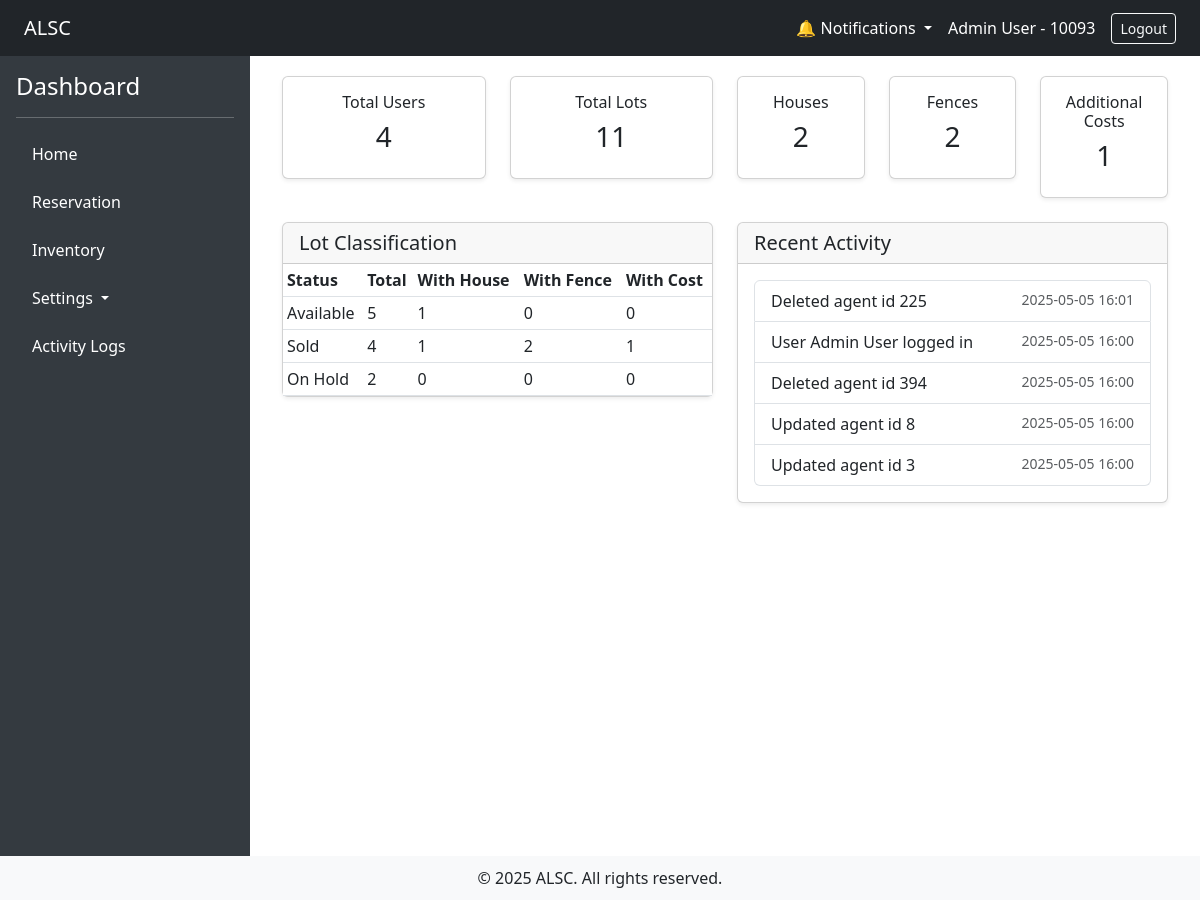
The app's page /dashboard/index (signed in), older data.
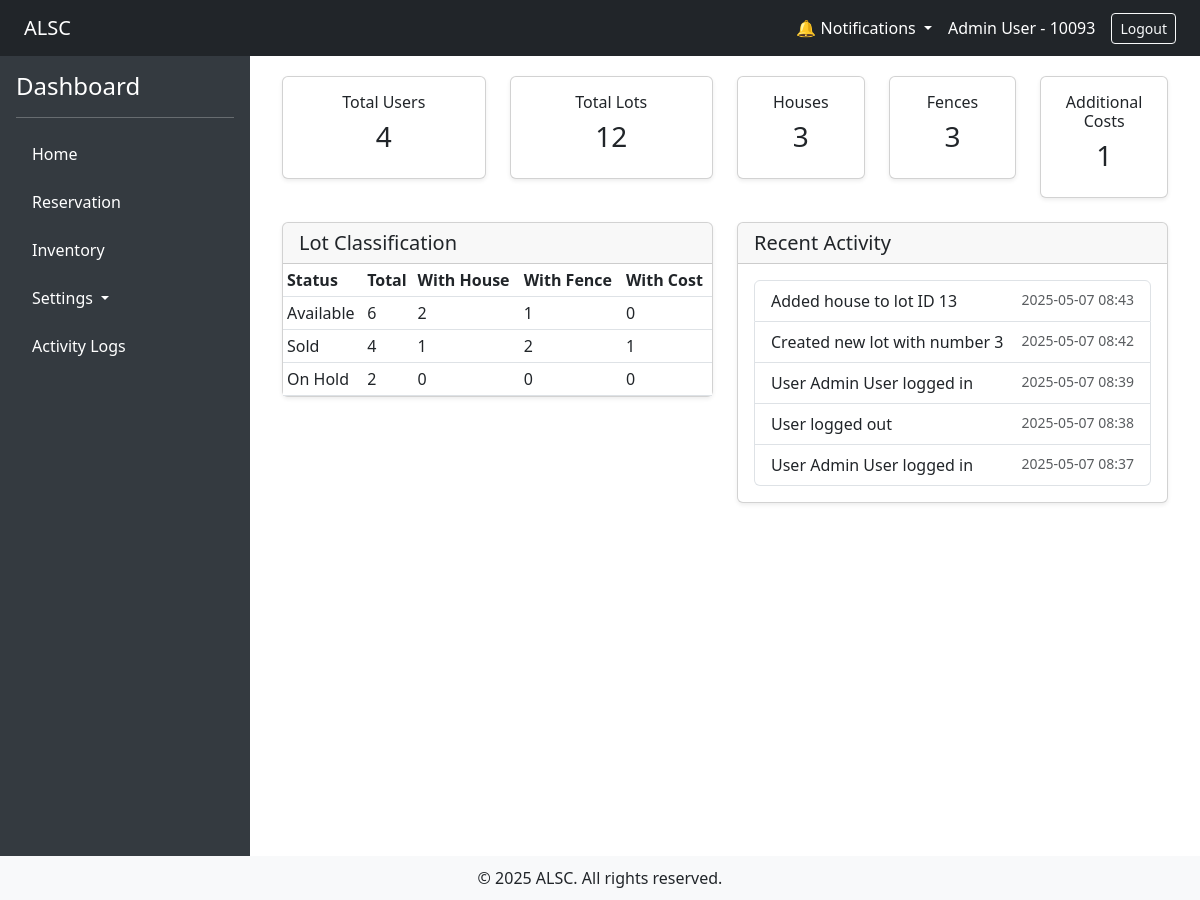
The same page, newer data.
### tables this page shows
CREATE TABLE `activity_logs` (
  `id` int(11) NOT NULL,
  `user_id` int(11) DEFAULT NULL,
  `action` varchar(255) DEFAULT NULL,
  `module` varchar(255) DEFAULT NULL,
  `description` text DEFAULT NULL,
  `created_at` datetime DEFAULT current_timestamp()
);

CREATE TABLE `fences` (
  `id` int(11) NOT NULL,
  `lot_id` int(11) NOT NULL,
  `fence_type` varchar(100) DEFAULT NULL,
  `material` varchar(100) DEFAULT NULL,
  `length` decimal(10,2) DEFAULT NULL,
  `cost` decimal(10,2) DEFAULT NULL,
  `remarks` text DEFAULT NULL
);

### app/controllers/dashboard_controller.php (called while the page is built, shortened)
<?php
require_once __DIR__ . '/../models/Lot.php';
require_once __DIR__ . '/../models/House.php';
require_once __DIR__ . '/../models/Fence.php';
require_once __DIR__ . '/../models/AdditionalCost.php';
require_once __DIR__ . '/../models/ActivityLog.php';
class Dashboard extends Controller
{
    public function index()
    {
        $totalLots = Lot::count();
        $totalHouses = House::count();
        $totalFences = Fence::count();
        $totalAddCosts = AdditionalCost::count();
        $lots = Lot::all();
        $classifiedLots = [
            'Available' => [
                'total' => 0,
                'withHouse' => 0,
                'withFence' => 0,
                'withAddCost' => 0
            ],
            'Sold' => [
                'total' => 0,
                'withHouse' => 0,
                'withFence' => 0,
                'withAddCost' => 0
            ],
            'On Hold' => [
                'total' => 0,
                'withHouse' => 0,
                'withFence' => 0,
                'withAddCost' => 0
            ],
        ];
        foreach ($lots as $lot) {
            $hasFence = Fence::findByLot($lot->id) ? true : false;
        }
        $activityLogs = ActivityLog::recent_logs();
        return $this->view('dashboard/index', compact('totalUsers', 'totalLots', 'totalHouses', 'totalFences', 'totalAddCosts', 'classifiedLots', 'activityLogs'));
    }
}

### app/core/App.php (called while the page is built, shortened)
<?php
class App
{
    protected $method = 'index';
    public function __construct()
    {
        $url = $this->parseUrl();
        if ($url) {
            if (file_exists(__DIR__ . '/../controllers/' . $url[0] . '_controller.php')) {
                unset($url[0]);
            }
        }
        $this->controller = new $this->controller;
        if (isset($url[1])) {
            if (method_exists($this->controller, $url[1])) {
                $this->method = $url[1];
                unset($url[1]);
            }else $this->method = "notfound";
        }
        $this->params = $url ? array_values($url) : [];
        call_user_func_array([$this->controller, $this->method], $this->params);
    }
    public function parseUrl()
    {
        if (isset($_GET['url'])) {
            return explode('/', filter_var(rtrim($_GET['url'], '/'), FILTER_SANITIZE_URL));
        }
    }
}

### index.php (called while the page is built, shortened)
<?php
$app = new App;

### app/config/Connection.php (called while the page is built, shortened)
<?php
class Connection
{
    private static $instance;
    private $conn;
    public function __construct()
    {
        try {
            $dbh = "mysql:host=". DB_HOST .";dbname=". DB_NAME ;
            $this->conn = new PDO($dbh, DB_USER , DB_PASS);
            $this->conn->setAttribute(PDO::ATTR_ERRMODE, PDO::ERRMODE_EXCEPTION);
        } catch (PDOException $e) {
            echo "Connection failed: " . $e->getMessage();
        }
    }
    public static function getInstance()
    {
        if (!self::$instance) {
            self::$instance = new Connection();
        }
        return self::$instance;
    }
    public function getConnection()
    {
        return $this->conn;
    }
}

### app/models/Lot.php (called while the page is built, shortened)
<?php
require_once __DIR__ . '/../core/Model.php';
class Lot extends Model
{
    public static function count()
    {
        $instance = new static();
        $stmt = $instance->db->query("SELECT COUNT(*) FROM lots");
        return $stmt->fetchColumn();
    }
    public static function all()
    {
        $instance = new static();
        $stmt = $instance->db->prepare("SELECT * FROM lots ORDER BY id DESC");
        $stmt->execute();
        return $stmt->fetchAll(PDO::FETCH_OBJ);
    }
}

### app/core/Model.php (called while the page is built, shortened)
<?php
class Model
{
    public function __construct()
    {
        $this->db = Connection::getInstance()->getConnection();
    }
}

### app/models/House.php (called while the page is built, shortened)
<?php
require_once __DIR__ . '/../core/Model.php';
class House extends Model
{
    public static function count()
    {
        $instance = new static();
        $stmt = $instance->db->query("SELECT COUNT(*) FROM houses");
        return $stmt->fetchColumn();
    }
}

### app/models/Fence.php (called while the page is built, shortened)
<?php
require_once __DIR__ . '/../core/Model.php';
class Fence extends Model
{
    public static function count()
    {
        $instance = new static();
        $stmt = $instance->db->query("SELECT COUNT(*) FROM fences");
        return $stmt->fetchColumn();
    }
    public static function findByLot($lot_id)
    {
        $instance = new static();
        $stmt = $instance->db->prepare("SELECT * FROM fences WHERE lot_id = ?");
        $stmt->execute([$lot_id]);
        return $stmt->fetch(PDO::FETCH_OBJ);
    }
}

### app/models/AdditionalCost.php (called while the page is built, shortened)
<?php
require_once __DIR__ . '/../core/Model.php';
class AdditionalCost extends Model
{
    public static function count()
    {
        $instance = new static();
        $stmt = $instance->db->query("SELECT COUNT(*) FROM additional_costs");
        return $stmt->fetchColumn();
    }
}

### app/models/ActivityLog.php (called while the page is built, shortened)
<?php
require_once __DIR__ . '/../core/Model.php';
class ActivityLog extends Model
{
    public static function recent_logs()
    {
        $instance = new static();
        $stmt = $instance->db->prepare("SELECT * FROM activity_logs ORDER BY created_at DESC LIMIT 5");
        $stmt->execute();
        $logs = $stmt->fetchAll(PDO::FETCH_ASSOC);
        return $logs;
    }
}

### app/views/dashboard/index.php (the view, shortened to what the changed rows need)
<div class="container-fluid">
    <div class="row">
        <div class="col-md-3">
            <div class="card shadow-sm mb-4">
                <div class="card-body text-center">
                    <h6 class="card-title">Total Lots</h6>
                    <h3><?= $totalLots ?></h3>
                </div>
            </div>
        </div>
        <div class="col-md-2">
            <div class="card shadow-sm mb-4">
                <div class="card-body text-center">
                    <h6 class="card-title">Houses</h6>
                    <h3><?= $totalHouses ?></h3>
                </div>
            </div>
        </div>
        <div class="col-md-2">
            <div class="card shadow-sm mb-4">
                <div class="card-body text-center">
                    <h6 class="card-title">Fences</h6>
                    <h3><?= $totalFences ?></h3>
                </div>
            </div>
        </div>
        <div class="col-md-2">
            <div class="card shadow-sm mb-4">
                <div class="card-body text-center">
                    <h6 class="card-title">Additional Costs</h6>
                    <h3><?= $totalAddCosts ?></h3>
                </div>
            </div>
        </div>
        <div class="col-md-6">
            <div class="card shadow-sm mb-4">
                <div class="card-body p-0">
                    <table class="table table-sm mb-0">
                        <thead>
                            <tr>
                                <th>Status</th>
                                <th>Total</th>
                                <th>With House</th>
                                <th>With Fence</th>
                                <th>With Cost</th>
                            </tr>
                        </thead>
                        <tbody>
                            <tr>
                                <td>Available</td>
                                <td><?= $classifiedLots['Available']['total'] ?></td>
                                <td><?= $classifiedLots['Available']['withHouse'] ?></td>
                                <td><?= $classifiedLots['Available']['withFence'] ?></td>
                                <td><?= $classifiedLots['Available']['withAddCost'] ?></td>
                            </tr>
                        </tbody>
                    </table>
                </div>
            </div>
        </div>
        <div class="col-md-6">
            <div class="card shadow-sm mb-4">
                <div class="card-body">
                    <ul class="list-group">
                        <?php if (empty($activityLogs)): ?>
                            <li class="list-group-item">No recent activity found.</li>
                        <?php else: ?>
                            <?php foreach ($activityLogs as $log): ?>
                                <li class="list-group-item d-flex justify-content-between">
                                    <span><?= htmlspecialchars($log['description']) ?></span>
                                    <small class="text-muted"><?= date('Y-m-d H:i', strtotime($log['created_at'])) ?></small>
                                </li>
                            <?php endforeach; ?>
                        <?php endif; ?>
                    </ul>
                </div>
            </div>
        </div>
    </div>
</div>

Row changes from the older to the newer data that the page shows:
no longer on this page (row unchanged): activity_logs: description "Deleted agent id 225", created_at "2025-05-05 16:01"
no longer on this page (row unchanged): activity_logs: description "User Admin User logged in", created_at "2025-05-05 16:00"
no longer on this page (row unchanged): activity_logs: description "Deleted agent id 394", created_at "2025-05-05 16:00"
no longer on this page (row unchanged): activity_logs: description "Updated agent id 8", created_at "2025-05-05 16:00"
no longer on this page (row unchanged): activity_logs: description "Updated agent id 3", created_at "2025-05-05 16:00"
now on this page (row unchanged): fences: lot "12", id "3", material "1"
added activity_logs: description "Added house to lot ID 13", created_at "2025-05-07 08:43"
added activity_logs: description "Created new lot with number 3", created_at "2025-05-07 08:42"
added activity_logs: description "User Admin User logged in", created_at "2025-05-07 08:39"
added activity_logs: description "User logged out", created_at "2025-05-07 08:38"
added activity_logs: description "User Admin User logged in", created_at "2025-05-07 08:37"
Text that changed along with them:
$classifiedLots['Available']['total']: "5" → "6"
$classifiedLots['Available']['withHouse']: "1" → "2"
$classifiedLots['Available']['withFence']: "0" → "1"
$totalLots: "11" → (not shown)
$totalHouses: "2" → (not shown)
$totalFences: "2" → (not shown)
$totalAddCosts: "1" → (not shown)
